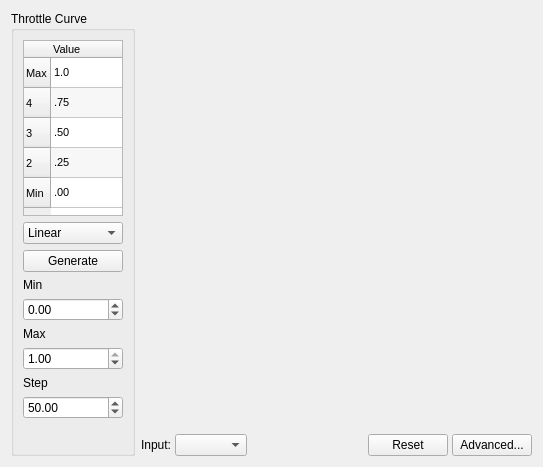
<?xml version="1.0" encoding="UTF-8"?>
<ui version="4.0">
 <class>MixerCurvePlot</class>
 <widget class="QFrame" name="MixerCurvePlot">
  <property name="geometry">
   <rect>
    <x>0</x>
    <y>0</y>
    <width>543</width>
    <height>467</height>
   </rect>
  </property>
  <property name="sizePolicy">
   <sizepolicy hsizetype="MinimumExpanding" vsizetype="MinimumExpanding">
    <horstretch>1</horstretch>
    <verstretch>1</verstretch>
   </sizepolicy>
  </property>
  <property name="minimumSize">
   <size>
    <width>441</width>
    <height>321</height>
   </size>
  </property>
  <property name="maximumSize">
   <size>
    <width>1000</width>
    <height>1000</height>
   </size>
  </property>
  <property name="baseSize">
   <size>
    <width>300</width>
    <height>300</height>
   </size>
  </property>
  <property name="windowTitle">
   <string>MixerCurve</string>
  </property>
  <property name="frameShape">
   <enum>QFrame::NoFrame</enum>
  </property>
  <property name="frameShadow">
   <enum>QFrame::Raised</enum>
  </property>
  <layout class="QGridLayout" name="gridLayout">
   <item row="0" column="0" rowspan="2">
    <widget class="QGroupBox" name="SettingsGroup">
     <property name="maximumSize">
      <size>
       <width>150</width>
       <height>16777215</height>
      </size>
     </property>
     <property name="title">
      <string>Throttle Curve</string>
     </property>
     <layout class="QVBoxLayout" name="verticalLayout">
      <item>
       <widget class="QTableWidget" name="CurveSettings">
        <property name="maximumSize">
         <size>
          <width>100</width>
          <height>200</height>
         </size>
        </property>
        <property name="font">
         <font>
          <pointsize>8</pointsize>
         </font>
        </property>
        <property name="verticalScrollBarPolicy">
         <enum>Qt::ScrollBarAlwaysOff</enum>
        </property>
        <property name="horizontalScrollBarPolicy">
         <enum>Qt::ScrollBarAlwaysOff</enum>
        </property>
        <property name="autoScroll">
         <bool>false</bool>
        </property>
        <property name="alternatingRowColors">
         <bool>true</bool>
        </property>
        <property name="rowCount">
         <number>5</number>
        </property>
        <property name="columnCount">
         <number>1</number>
        </property>
        <row>
         <property name="text">
          <string>Max</string>
         </property>
        </row>
        <row>
         <property name="text">
          <string>4</string>
         </property>
        </row>
        <row>
         <property name="text">
          <string>3</string>
         </property>
        </row>
        <row>
         <property name="text">
          <string>2</string>
         </property>
        </row>
        <row>
         <property name="text">
          <string>Min</string>
         </property>
        </row>
        <column>
         <property name="text">
          <string>Value</string>
         </property>
         <property name="textAlignment">
          <set>AlignJustify|AlignVCenter</set>
         </property>
        </column>
        <item row="0" column="0">
         <property name="text">
          <string>1.0</string>
         </property>
        </item>
        <item row="1" column="0">
         <property name="text">
          <string>.75</string>
         </property>
        </item>
        <item row="2" column="0">
         <property name="text">
          <string>.50</string>
         </property>
        </item>
        <item row="3" column="0">
         <property name="text">
          <string>.25</string>
         </property>
        </item>
        <item row="4" column="0">
         <property name="text">
          <string>.00</string>
         </property>
        </item>
       </widget>
      </item>
      <item>
       <widget class="QComboBox" name="CurveType">
        <item>
         <property name="text">
          <string>Linear</string>
         </property>
        </item>
        <item>
         <property name="text">
          <string>Log</string>
         </property>
        </item>
        <item>
         <property name="text">
          <string>Exp</string>
         </property>
        </item>
        <item>
         <property name="text">
          <string>Flat</string>
         </property>
        </item>
        <item>
         <property name="text">
          <string>Step</string>
         </property>
        </item>
       </widget>
      </item>
      <item>
       <widget class="QPushButton" name="GenerateCurve">
        <property name="text">
         <string>Generate</string>
        </property>
       </widget>
      </item>
      <item>
       <widget class="QLabel" name="minLabel">
        <property name="text">
         <string>Min</string>
        </property>
        <property name="alignment">
         <set>Qt::AlignLeading|Qt::AlignLeft|Qt::AlignVCenter</set>
        </property>
       </widget>
      </item>
      <item>
       <widget class="QDoubleSpinBox" name="CurveMin">
        <property name="alignment">
         <set>Qt::AlignLeading|Qt::AlignLeft|Qt::AlignVCenter</set>
        </property>
        <property name="correctionMode">
         <enum>QAbstractSpinBox::CorrectToNearestValue</enum>
        </property>
        <property name="minimum">
         <double>-1.000000000000000</double>
        </property>
        <property name="maximum">
         <double>1.000000000000000</double>
        </property>
        <property name="singleStep">
         <double>0.010000000000000</double>
        </property>
        <property name="value">
         <double>0.000000000000000</double>
        </property>
       </widget>
      </item>
      <item>
       <widget class="QLabel" name="maxLabel">
        <property name="text">
         <string>Max</string>
        </property>
       </widget>
      </item>
      <item>
       <widget class="QDoubleSpinBox" name="CurveMax">
        <property name="correctionMode">
         <enum>QAbstractSpinBox::CorrectToNearestValue</enum>
        </property>
        <property name="minimum">
         <double>0.000000000000000</double>
        </property>
        <property name="maximum">
         <double>1.000000000000000</double>
        </property>
        <property name="singleStep">
         <double>0.010000000000000</double>
        </property>
        <property name="value">
         <double>1.000000000000000</double>
        </property>
       </widget>
      </item>
      <item>
       <widget class="QLabel" name="stepLabel">
        <property name="text">
         <string>Step</string>
        </property>
       </widget>
      </item>
      <item>
       <widget class="QDoubleSpinBox" name="CurveStep">
        <property name="correctionMode">
         <enum>QAbstractSpinBox::CorrectToNearestValue</enum>
        </property>
        <property name="value">
         <double>50.000000000000000</double>
        </property>
       </widget>
      </item>
      <item>
       <spacer name="verticalSpacer">
        <property name="orientation">
         <enum>Qt::Vertical</enum>
        </property>
        <property name="sizeHint" stdset="0">
         <size>
          <width>20</width>
          <height>40</height>
         </size>
        </property>
       </spacer>
      </item>
     </layout>
     <zorder>GenerateCurve</zorder>
     <zorder>CurveSettings</zorder>
     <zorder>CurveType</zorder>
     <zorder>CurveMin</zorder>
     <zorder>minLabel</zorder>
     <zorder>CurveMax</zorder>
     <zorder>maxLabel</zorder>
     <zorder>CurveStep</zorder>
     <zorder>stepLabel</zorder>
    </widget>
   </item>
   <item row="0" column="1">
    <widget class="MixerCurveWidget" name="CurveWidget" native="true">
     <property name="sizePolicy">
      <sizepolicy hsizetype="MinimumExpanding" vsizetype="MinimumExpanding">
       <horstretch>5</horstretch>
       <verstretch>5</verstretch>
      </sizepolicy>
     </property>
     <property name="minimumSize">
      <size>
       <width>50</width>
       <height>50</height>
      </size>
     </property>
     <property name="maximumSize">
      <size>
       <width>1000</width>
       <height>1000</height>
      </size>
     </property>
     <property name="sizeIncrement">
      <size>
       <width>10</width>
       <height>10</height>
      </size>
     </property>
     <property name="baseSize">
      <size>
       <width>200</width>
       <height>200</height>
      </size>
     </property>
     <property name="font">
      <font>
       <pointsize>7</pointsize>
      </font>
     </property>
    </widget>
   </item>
   <item row="1" column="1">
    <layout class="QHBoxLayout" name="horizontalLayout">
     <property name="spacing">
      <number>4</number>
     </property>
     <item>
      <widget class="QLabel" name="inputLabelCurve2Source">
       <property name="text">
        <string>Input:</string>
       </property>
      </widget>
     </item>
     <item>
      <widget class="QComboBox" name="CBCurve2Source"/>
     </item>
     <item>
      <spacer name="horizontalSpacer">
       <property name="orientation">
        <enum>Qt::Horizontal</enum>
       </property>
       <property name="sizeHint" stdset="0">
        <size>
         <width>40</width>
         <height>16</height>
        </size>
       </property>
      </spacer>
     </item>
     <item>
      <widget class="QPushButton" name="ResetCurve">
       <property name="maximumSize">
        <size>
         <width>16777215</width>
         <height>32</height>
        </size>
       </property>
       <property name="text">
        <string>Reset</string>
       </property>
      </widget>
     </item>
     <item>
      <widget class="QPushButton" name="PopupCurve">
       <property name="maximumSize">
        <size>
         <width>16777215</width>
         <height>32</height>
        </size>
       </property>
       <property name="text">
        <string>Advanced...</string>
       </property>
      </widget>
     </item>
    </layout>
   </item>
  </layout>
 </widget>
 <customwidgets>
  <customwidget>
   <class>MixerCurveWidget</class>
   <extends>QWidget</extends>
   <header location="global">uavobjectwidgetutils/mixercurvewidget.h</header>
   <container>1</container>
  </customwidget>
 </customwidgets>
 <resources/>
 <connections/>
</ui>
